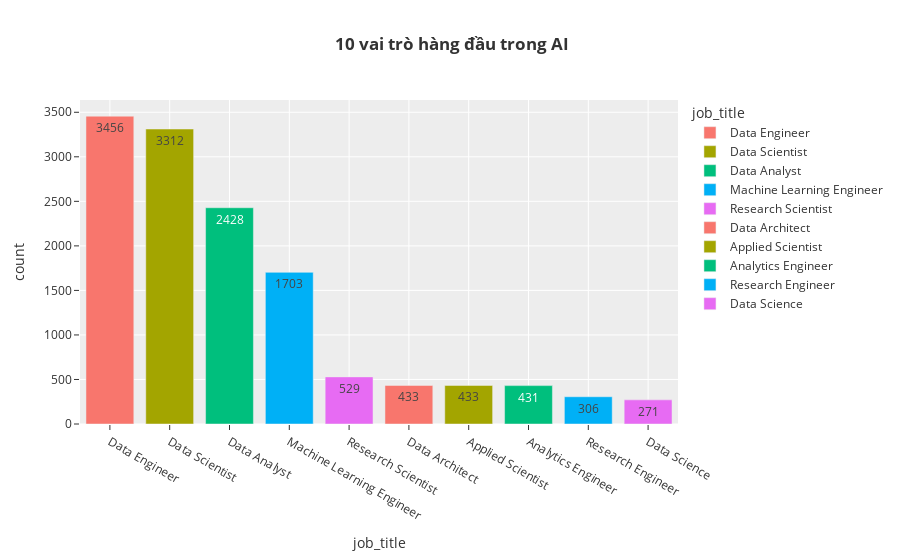
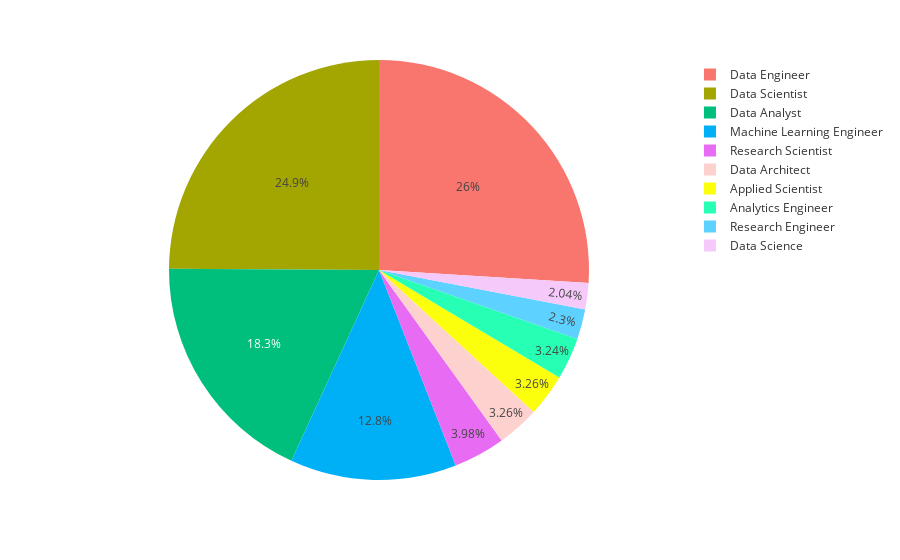

The code cell stored with these charts, in order, in its notebook:
### Code cell
z=df['job_title'].value_counts().head(10)
fig=px.bar(z,x=z.index,y=z.values,color=z.index,text=z.values,labels={'index':'job title','y':'count','text':'count'},template='ggplot2',title='<b> 10 vai trò hàng đầu trong AI')
fig.show()
fig=px.pie(z,names=z.index,values=z.values,labels={'index':'job title','y':'count','text':'count'},template='ggplot2')
fig.show()

### Figure 1 — Plotly figure (JSON) as saved in the notebook; plotly's stock layout.template omitted (floating-point values rounded to 4 significant figures)
{"data": [{"alignmentgroup": "True", "hovertemplate": "job_title=%{x}<br>count=%{text}<extra></extra>", "legendgroup": "Data Engineer", "marker": {"color": "#F8766D", "pattern": {"shape": ""}}, "name": "Data Engineer", "offsetgroup": "Data Engineer", "orientation": "v", "showlegend": true, "text": [3456], "textposition": "auto", "type": "bar", "x": ["Data Engineer"], "xaxis": "x", "y": [3456], "yaxis": "y"}, {"alignmentgroup": "True", "hovertemplate": "job_title=%{x}<br>count=%{text}<extra></extra>", "legendgroup": "Data Scientist", "marker": {"color": "#A3A500", "pattern": {"shape": ""}}, "name": "Data Scientist", "offsetgroup": "Data Scientist", "orientation": "v", "showlegend": true, "text": [3312], "textposition": "auto", "type": "bar", "x": ["Data Scientist"], "xaxis": "x", "y": [3312], "yaxis": "y"}, {"alignmentgroup": "True", "hovertemplate": "job_title=%{x}<br>count=%{text}<extra></extra>", "legendgroup": "Data Analyst", "marker": {"color": "#00BF7D", "pattern": {"shape": ""}}, "name": "Data Analyst", "offsetgroup": "Data Analyst", "orientation": "v", "showlegend": true, "text": [2428], "textposition": "auto", "type": "bar", "x": ["Data Analyst"], "xaxis": "x", "y": [2428], "yaxis": "y"}, {"alignmentgroup": "True", "hovertemplate": "job_title=%{x}<br>count=%{text}<extra></extra>", "legendgroup": "Machine Learning Engineer", "marker": {"color": "#00B0F6", "pattern": {"shape": ""}}, "name": "Machine Learning Engineer", "offsetgroup": "Machine Learning Engineer", "orientation": "v", "showlegend": true, "text": [1703], "textposition": "auto", "type": "bar", "x": ["Machine Learning Engineer"], "xaxis": "x", "y": [1703], "yaxis": "y"}, {"alignmentgroup": "True", "hovertemplate": "job_title=%{x}<br>count=%{text}<extra></extra>", "legendgroup": "Research Scientist", "marker": {"color": "#E76BF3", "pattern": {"shape": ""}}, "name": "Research Scientist", "offsetgroup": "Research Scientist", "orientation": "v", "showlegend": true, "text": [529], "textposition": "auto", "type": "bar", "x": ["Research Scientist"], "xaxis": "x", "y": [529], "yaxis": "y"}, {"alignmentgroup": "True", "hovertemplate": "job_title=%{x}<br>count=%{text}<extra></extra>", "legendgroup": "Data Architect", "marker": {"color": "#F8766D", "pattern": {"shape": ""}}, "name": "Data Architect", "offsetgroup": "Data Architect", "orientation": "v", "showlegend": true, "text": [433], "textposition": "auto", "type": "bar", "x": ["Data Architect"], "xaxis": "x", "y": [433], "yaxis": "y"}, {"alignmentgroup": "True", "hovertemplate": "job_title=%{x}<br>count=%{text}<extra></extra>", "legendgroup": "Applied Scientist", "marker": {"color": "#A3A500", "pattern": {"shape": ""}}, "name": "Applied Scientist", "offsetgroup": "Applied Scientist", "orientation": "v", "showlegend": true, "text": [433], "textposition": "auto", "type": "bar", "x": ["Applied Scientist"], "xaxis": "x", "y": [433], "yaxis": "y"}, {"alignmentgroup": "True", "hovertemplate": "job_title=%{x}<br>count=%{text}<extra></extra>", "legendgroup": "Analytics Engineer", "marker": {"color": "#00BF7D", "pattern": {"shape": ""}}, "name": "Analytics Engineer", "offsetgroup": "Analytics Engineer", "orientation": "v", "showlegend": true, "text": [431], "textposition": "auto", "type": "bar", "x": ["Analytics Engineer"], "xaxis": "x", "y": [431], "yaxis": "y"}, {"alignmentgroup": "True", "hovertemplate": "job_title=%{x}<br>count=%{text}<extra></extra>", "legendgroup": "Research Engineer", "marker": {"color": "#00B0F6", "pattern": {"shape": ""}}, "name": "Research Engineer", "offsetgroup": "Research Engineer", "orientation": "v", "showlegend": true, "text": [306], "textposition": "auto", "type": "bar", "x": ["Research Engineer"], "xaxis": "x", "y": [306], "yaxis": "y"}, {"alignmentgroup": "True", "hovertemplate": "job_title=%{x}<br>count=%{text}<extra></extra>", "legendgroup": "Data Science", "marker": {"color": "#E76BF3", "pattern": {"shape": ""}}, "name": "Data Science", "offsetgroup": "Data Science", "orientation": "v", "showlegend": true, "text": [271], "textposition": "auto", "type": "bar", "x": ["Data Science"], "xaxis": "x", "y": [271], "yaxis": "y"}], "layout": {"barmode": "relative", "legend": {"title": {"text": "job_title"}, "tracegroupgap": 0}, "title": {"text": "<b> 10 vai trò hàng đầu trong AI"}, "xaxis": {"anchor": "y", "categoryarray": ["Data Engineer", "Data Scientist", "Data Analyst", "Machine Learning Engineer", "Research Scientist", "Data Architect", "Applied Scientist", "Analytics Engineer", "Research Engineer", "Data Science"], "categoryorder": "array", "domain": [0, 1], "title": {"text": "job_title"}}, "yaxis": {"anchor": "x", "domain": [0, 1], "title": {"text": "count"}}}}

### Figure 2 — Plotly figure (JSON) as saved in the notebook; plotly's stock layout.template omitted (floating-point values rounded to 4 significant figures)
{"data": [{"domain": {"x": [0, 1], "y": [0, 1]}, "hovertemplate": "job_title=%{label}<br>value=%{value}<extra></extra>", "labels": ["Data Engineer", "Data Scientist", "Data Analyst", "Machine Learning Engineer", "Research Scientist", "Data Architect", "Applied Scientist", "Analytics Engineer", "Research Engineer", "Data Science"], "legendgroup": "", "name": "", "showlegend": true, "type": "pie", "values": [3456, 3312, 2428, 1703, 529, 433, 433, 431, 306, 271]}], "layout": {"legend": {"tracegroupgap": 0}, "margin": {"t": 60}}}
